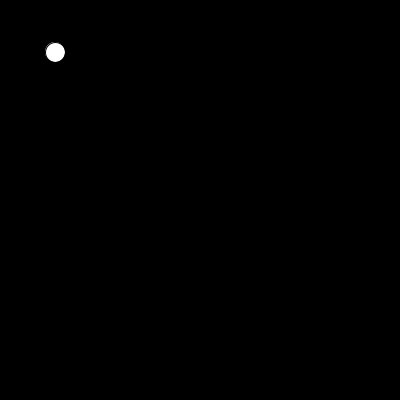
Frame 1 (no input)
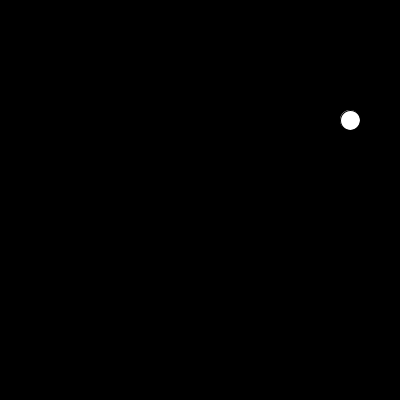
Frame 60 (the mouse pressed at the canvas centre just before this capture)
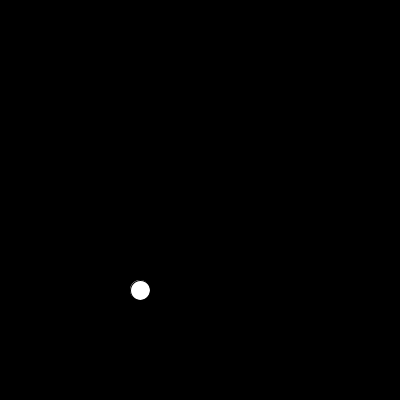
Frame 120 (the mouse held since frame 60 and released just before this capture)

The Processing sketch that drew these frames (run headless with seeded random() and noise(); from frame 60 on, the mouse is pressed at the canvas centre):

// Processing sketch: Lewis_BouncingBalls_2014_11_17
// ── Lewis_BouncingBalls_2014_11_17.pde
float x = 50;
float y = 50;
float vx = 5;
float vy = 1;
float ax = 0;
float ay = 1;
float sz = 20;

void setup() {
  size(400, 400);
}

void draw() {
  background(0);

  vx += ax;
  vy += ay;
  x += vx;
  y += vy;

  ellipse(x, y, sz, sz);
  if (y+sz/2>height) {
    vy =-vy;
  }
  if (x+sz/2 > width || x-sz/2 < 0) {
    vx *= -1;
  }
}
